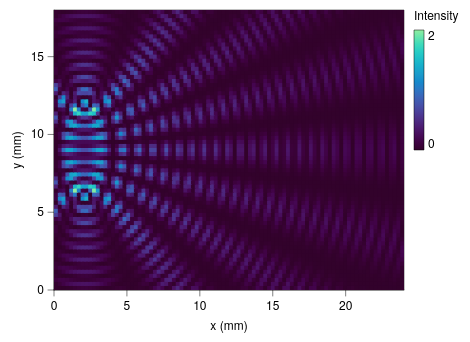

This figure's Vega-Lite source:
### Vega-Lite specification from a JSON file in a GitHub repository (floating-point values rounded to 4 significant figures; data arrays with more than 128 entries replaced by an {"elided": "..."} marker saying what was removed)
{"background": null, "config": {"arc": {"fill": "#DBDBDB", "fillOpacity": 1.0, "innerRadius": 35.0, "padAngle": 0.03, "stroke": "black", "strokeOpacity": 1, "strokeWidth": 0.25}, "area": {"fill": "#DBDBDB", "fillOpacity": 1.0, "stroke": "black", "strokeOpacity": 1, "strokeWidth": 0.25}, "axis": {"domain": true, "domainCap": "round", "domainColor": "black", "domainWidth": 0.25, "grid": false, "gridCap": "round", "gridColor": "#F1F1F1", "gridDash": [0, 0], "gridOpacity": 1.0, "gridWidth": 0.25, "labelColor": "black", "labelFont": "Helvetica Neue, HelveticaNeue, Helvetica, Arial, sans-serif", "labelFontSize": 6, "labelFontStyle": "normal", "labelFontWeight": 400, "offset": 0, "ticks": true, "tickCap": "round", "tickColor": "black", "tickRound": false, "tickSize": 3.0, "tickWidth": 0.25, "titleColor": "black", "titleFont": "Helvetica Neue, HelveticaNeue, Helvetica, Arial, sans-serif", "titleFontSize": 6, "titleFontStyle": "normal", "titleFontWeight": 400}, "axisX": {"domain": true, "labelAlign": "center", "labelAngle": 0, "labels": true, "ticks": true, "translate": 0}, "axisY": {"domain": true, "labelAlign": "right", "labelAngle": 0, "labels": true, "ticks": true, "translate": 0}, "axisRight": {"domain": true, "labelAlign": "left", "labelAngle": 0, "labels": true, "ticks": true, "translate": 0}, "axisTop": {"domain": true, "labelAlign": "center", "labelAngle": 0, "labels": true, "ticks": true, "translate": 0}, "axisBand": {"tickOffset": 0}, "bar": {"fill": "#DBDBDB", "fillOpacity": 1.0, "stroke": "black", "strokeOpacity": 1, "strokeWidth": 0.25}, "boxplot": {"size": 12.6, "ticks": {"cornerRadius": 0.25, "fill": "black", "opacity": 1, "size": 6.3, "thickness": 0.25}, "box": {"fillOpacity": 1.0, "stroke": "black", "strokeOpacity": 1, "strokeWidth": 0.25}, "median": {"cornerRadius": 0, "fill": "black", "fillOpacity": 1.0, "opacity": 1, "size": 12.6, "thickness": 0.25}, "rule": {"fill": "black", "fillOpacity": 1.0, "size": 14.0, "stroke": "black", "strokeDash": [0, 0], "strokeOpacity": 1, "strokeWidth": 0.25}, "outliers": {"color": "black", "fill": "black", "fillOpacity": 1.0, "size": 0, "stroke": "black", "strokeOpacity": 1, "strokeWidth": 0.25}}, "circle": {"fill": "black", "fillOpacity": 1.0, "size": 1.75, "stroke": null, "strokeOpacity": 1, "strokeWidth": 0.25}, "errorband": {"band": {"fillOpacity": 0.6, "stroke": null, "strokeWidth": 0.25, "strokeOpacity": 1}, "borders": {"opacity": 0, "strokeOpacity": 1, "strokeWidth": 0.25}}, "errorbar": {"opacity": 1, "rule": {"strokeDash": [0, 0], "strokeWidth": 0.25}, "ticks": {"color": "black", "cornerRadius": 0.125, "opacity": 1, "size": 8.4, "thickness": 0.25}, "thickness": 0.25}, "font": "Helvetica Neue, HelveticaNeue, Helvetica, Arial, sans-serif", "geoshape": {"fill": "#DBDBDB", "fillOpacity": 1.0, "stroke": "black", "strokeOpacity": 1, "strokeWidth": 0.25}, "header": {"labelColor": "black", "labelFont": "Helvetica Neue, HelveticaNeue, Helvetica, Arial, sans-serif", "labelFontSize": 6, "labelFontStyle": "normal", "labelFontWeight": 400, "titleColor": "black", "titleFont": "Helvetica Neue, HelveticaNeue, Helvetica, Arial, sans-serif", "titleFontSize": 6, "titleFontStyle": "normal", "titleFontWeight": 400, "titlePadding": 0}, "legend": {"disable": false, "offset": 4.5, "titlePadding": 4, "labelOffset": 2, "gradientLabelOffset": 2, "columnPadding": 4, "rowPadding": 2, "gradientThickness": 5, "gradientOpacity": 1.0, "gradientStrokeColor": "black", "gradientStrokeWidth": 0.25, "labelColor": "black", "labelFont": "Helvetica Neue, HelveticaNeue, Helvetica, Arial, sans-serif", "labelFontSize": 6, "labelFontStyle": "normal", "labelFontWeight": 400, "strokeColor": "black", "strokeWidth": 0, "symbolSize": 36, "symbolStrokeColor": "black", "symbolStrokeWidth": 0.25, "titleColor": "black", "titleFont": "Helvetica Neue, HelveticaNeue, Helvetica, Arial, sans-serif", "titleFontSize": 6, "titleFontStyle": "normal", "titleFontWeight": 400}, "line": {"color": "black", "stroke": "black", "strokeCap": "butt", "strokeDash": [0, 0], "strokeOpacity": 1, "strokeWidth": 0.5}, "point": {"filled": true, "fill": "#DBDBDB", "fillOpacity": 1.0, "size": 7.0, "stroke": "black", "strokeOpacity": 1, "strokeWidth": 0.25}, "range": {"category": ["#9D9D9D", "#28287D", "#004225", "#47266F", "#00605D", "#DBDBDB", "#7983C1", "#6E927B", "#937FB4", "#699A97"], "diverging": {"scheme": ["#4F4265", "#6A5C82", "#85789D", "#A196B7", "#BDB5CE", "#D8D6DD", "#F6F6F6", "#CED8D7", "#9DBFBD", "#75A3A0", "#518683", "#326967", "#164D4B"]}, "heatmap": {"scheme": ["#32022B", "#43044D", "#4C196E", "#4D338C", "#484DA6", "#3A68BB", "#1D83CA", "#1D9CCB", "#23B5C9", "#28CDC5", "#4DE0B4", "#91EE9F"]}, "ordinal": {"scheme": ["#F1F1F1", "#DBDBDB", "#C6C6C6", "#B2B2B2", "#9D9D9D", "#898989", "#767676", "#636363", "#515151", "#404040", "#2F2F2F", "#1F1F1F"]}, "ramp": {"scheme": ["#440154", "#472270", "#433E82", "#38598C", "#2C728E", "#238A8D", "#24A086", "#39B578", "#5DC862", "#96D646", "#CAE02D", "#FDE724"]}}, "rule": {"color": "black", "stroke": "black", "strokeCap": "round", "strokeDash": [2, 2], "strokeOpacity": 1, "strokeWidth": 0.25}, "scale": {"barBandPaddingInner": 0.1, "rectBandPaddingInner": 0, "tickBandPaddingInner": 0.1, "bandPaddingOuter": 0.1, "bandWithNestedOffsetPaddingInner": 0.2, "bandWithNestedOffsetPaddingOuter": 0.2, "offsetBandPaddingInner": 0, "offsetBandPaddingOuter": 0, "round": false}, "rect": {"fill": "#DBDBDB", "fillOpacity": 1.0, "stroke": "black", "strokeOpacity": 1, "strokeWidth": 0.25}, "square": {"fill": "#DBDBDB", "fillOpacity": 1.0, "size": 14.0, "stroke": "black", "strokeOpacity": 1, "strokeWidth": 0.25}, "text": {"color": "black", "font": "Helvetica Neue, HelveticaNeue, Helvetica, Arial, sans-serif", "fontSize": 6, "fontStyle": "normal", "fontWeight": 400}, "tick": {"color": "black", "cornerRadius": 0.125, "opacity": 1.0, "size": 12.6, "thickness": 0.25}, "title": {"anchor": "middle", "frame": "group", "color": "black", "font": "Helvetica Neue, HelveticaNeue, Helvetica, Arial, sans-serif", "fontSize": 6, "fontStyle": "normal", "fontWeight": 400, "subtitleColor": "black", "subtitleFont": "Helvetica Neue, HelveticaNeue, Helvetica, Arial, sans-serif", "subtitleFontSize": 6, "subtitleFontStyle": "normal", "subtitleFontWeight": 400}, "trail": {"color": "black", "opacity": 1, "size": 0.5}, "view": {"continuousWidth": 175, "continuousHeight": 140, "discreteWidth": 175, "discreteHeight": 140, "fill": null, "stroke": "black", "strokeWidth": 0.25}}, "data": {"name": "data-a4239cbaa7892c27869c14f52c924c68"}, "mark": {"type": "rect", "clip": true, "stroke": null}, "encoding": {"color": {"field": "I", "title": "Intensity", "type": "quantitative", "legend": {"gradientLength": 60.0}}, "x": {"field": "x0", "scale": {"domain": [0, 24.0], "nice": false}, "title": "x (mm)", "type": "quantitative"}, "x2": {"field": "x1"}, "y": {"field": "y0", "scale": {"domain": [0, 18.0], "nice": false}, "title": "y (mm)", "type": "quantitative"}, "y2": {"field": "y1"}}, "$schema": "https://vega.github.io/schema/vega-lite/v6.4.1.json", "datasets": {"data-a4239cbaa7892c27869c14f52c924c68": {"elided": "6348 records"}}}
